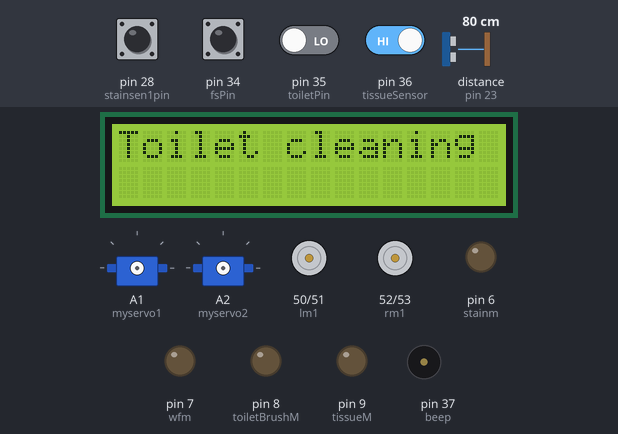
The sketch below on a simulated Arduino Mega 2560, built with avr-gcc and run on an emulated ATmega2560. Shown: 16×2 character LCD, 2 × servo, motor-driver pin pairs drawn as motors (green arrow = first pin HIGH = forward, orange = second pin HIGH = backward, longer = more drive), output pins drawn as LEDs (lit = HIGH), buzzer (waves = sounding, pin HIGH). Wiring (inferred from the names in the program): ultrasonic range finder: trigger pin 22; echo pin 23. The test bench sets the inputs (shaded band); at power-on: pin 28 (stainsen1pin), pin 34 (fsPin), pin 36 (tissueSensor) HIGH, pin 35 (toiletPin) LOW, distance to the obstacle (sensor on pin 23) 80 cm. The echo pulse lasts 58.3 µs per cm; pins used as bus, display or sensor lines are not drawn; what the sketch prints to the serial monitor is not drawn.

Above: at 0.1 s.
3.8 s: pin 34 (fsPin) pulled LOW for 0.15 s
At 4.7 s:
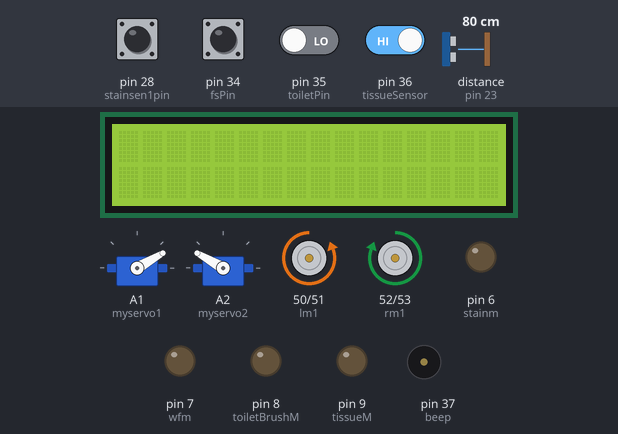
At 7.8 s:
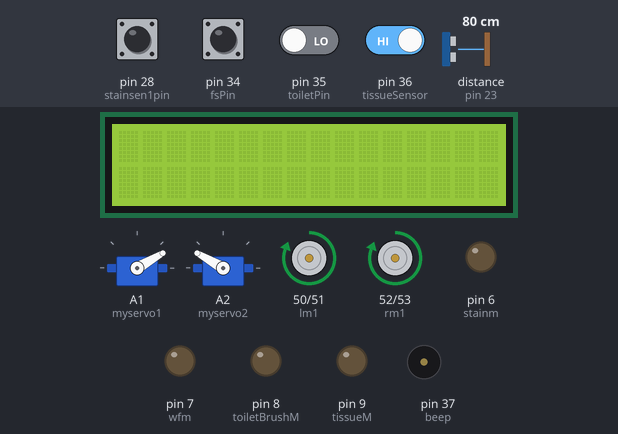
9.9 s: pin 35 (toiletPin) driven HIGH
At 11.4 s:
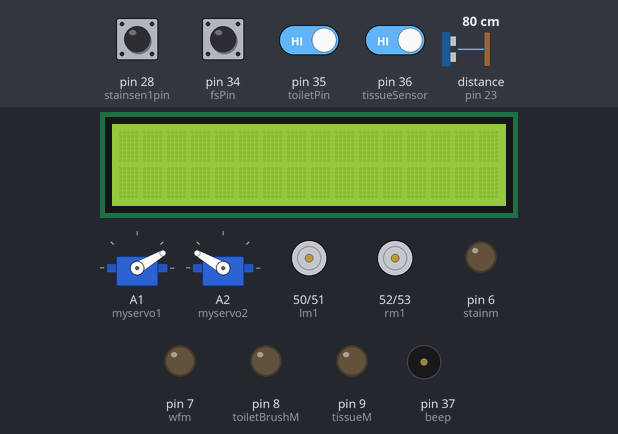
Timing chart, 0 to 33.1 s (numbered marks = the images above; inputs shaded):
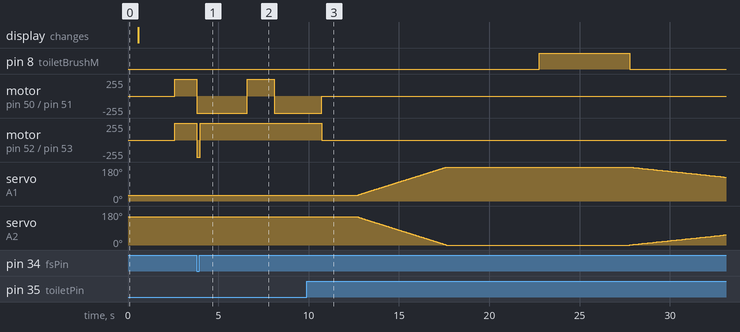

Measured:
- after the input at 3.8 s, motor on pin 50 (lm1) / pin 51 (lm2): forward 255/255 → backward 255/255 at once, → forward 255/255 2.8 s later, → backward 255/255 1.5 s later; motor on pin 52 (rm1) / pin 53 (rm2): forward 255/255 → backward 255/255 at once, → forward 255/255 0.20 s later
- after the input at 9.9 s, pin 8 (toiletBrushM): LOW → HIGH after 12.9 s, → LOW 5.0 s later; motor on pin 50 (lm1) / pin 51 (lm2): backward 255/255 → stopped after 0.81 s; motor on pin 52 (rm1) / pin 53 (rm2): forward 255/255 → stopped after 0.81 s; servo on A1 (myservo1): rises from 30° to 180° in 4.9 s, then falls to 126° in 15.5 s

The sketch:

roboticarm_diffTissue_Toilet.ino
```cpp
#include <Servo.h>
#include <LiquidCrystal.h>
LiquidCrystal lcd(12,11,5,4,3,2);


Servo myservo0;  //tissue servo // create servo object to control a servo
Servo myservo1;  //robotic arm servo // create servo object to control a servo
Servo myservo2;  //robotic arm servo // create servo object to control a servo

                                              /*              WITHOUT ROBOTIC ARM           */
char R, L;


int i,j;
int flag;
int flagPos = 0;

int pos0;                    //tissue servo
int pos1;                    //robotic arm servo
int pos2;                    //robotic arm servo

int lm1=50;                                   //motors_motion
int lm2=51;
int rm1=52;
int rm2=53;

int stainm=6;                                //scrubber_stain
int wfm = 7;                                //waterfloor_stain pump
int toiletBrushM = 8;
int tissueM =9;                               //vaccumfan_tissue
int wtm = 11;                                //watertoilet_stain pump


/*
int lsVal, csVal, rsVal;                     //irsensor_stain
int lsPin = 9;
int csPin = 10;
int rsPin = 11;*/

int triggerpinR = 22;                        //TOultrasonic-R_motion
int echopinR = 23;                           //FROMultrasonic_motion


int triggerpinL = 24; //0;                   //TOultrasonic-L_motion
int echopinL = 25; //1;                     //FROMultrasonic_motion

int triggerpinUp = 26;
int echopinUp = 27;

int stainsen1pin = 28;                             //stain sensor
int stainsen2pin = 29;
int stainsen3pin = 30;
int stainsen4pin = 31;
int stainsen5pin = 32;
//int stainsen6pin = 33;
int stainsen1Val,stainsen2Val,stainsen3Val,stainsen4Val,stainsen5Val;

int fsPin = 34;                              //frontsensor_obstacle
int toiletPin = 35;                          //toilet ir sensor

int tissueSensor = 36;                      //tissue sensor pin1
//int tissueSensor2 = 37;                       //tissue sensor pin2
int beep = 37;


int rtdelay = 2600;
int ltdelay = 2600;
int stainfdelay = 500;
int uturnfdelay = 1500;
int smalltdelay = 1;
int tissuefdelay = 500;
int wfmdelay = 100;            //water to floor pump
int stainmdelay = 5000;                                                                  //@@@@@@@@@@@@@@@@@@@@@@@@@@@@@@@@@
int wtmdelay = 100;            //water to toilet pump
int toiletBrushMdelay = 5000;                                                            //@@@@@@@@@@@@@@@@@@@@@@@@@@@@@@@@@@
int tissueMdelay = 20000;


int triggerpin,echopin;
unsigned long dR, d90,dL , fixdistR,fixdistL, dFloor, fixdFloor;
unsigned long duration, distance;
int ksquare = 100;

                                       //*d0=r, d180=l*

int check = 0;

                                      //motors_MOTION
void forward(){
  //Serial.println("forward() called");
  digitalWrite(lm1,1);
  digitalWrite(lm2,0);
  digitalWrite(rm1,1);
  digitalWrite(rm2,0);
}

void left(){
  digitalWrite(lm1,0);
  digitalWrite(lm2,1);
  digitalWrite(rm1,1);
  digitalWrite(rm2,0);
}

void right(){
  digitalWrite(lm1,1);
  digitalWrite(lm2,0);
  digitalWrite(rm1,0);
  digitalWrite(rm2,1);
}

void backward(){
  digitalWrite(lm1,0);
  digitalWrite(lm2,1);
  digitalWrite(rm1,0);
  digitalWrite(rm2,1);
}

void  Stop(){
  digitalWrite(lm1,0);
  digitalWrite(lm2,0);
  digitalWrite(rm1,0);
  digitalWrite(rm2,0);
}
void smallleft()
{
  digitalWrite(lm1,0);
  digitalWrite(lm2,0);
  digitalWrite(rm1,1);
  digitalWrite(rm2,0);
}
void smallright()
{
  digitalWrite(lm1,1);
  digitalWrite(lm2,0);
  digitalWrite(rm1,0);
  digitalWrite(rm2,0);
}
                                            //

int ultraDistSide(char side)
{
         if(side == R)
         {
          triggerpin = triggerpinR;
          echopin = echopinR;
         }
         else if(side == L)
         {
          triggerpin = triggerpinL;
          echopin = echopinL;
         }

  digitalWrite(triggerpin, LOW);
  delayMicroseconds(2);
  digitalWrite(triggerpin, HIGH);
  delayMicroseconds(10);
  digitalWrite(triggerpin, LOW);


  digitalRead(echopin);

    duration = pulseIn(echopin, HIGH);

    distance = duration*(0.034)/2;
 // Serial.print("distance:");
  //Serial.println(distance);
    return(distance);
}
                                          //

void checkDist()
{
   dR = ultraDistSide(R);
   dL = ultraDistSide(L);
   /*
  Serial.print("checked distance:(");
  Serial.print(dR);
  Serial.print(" , ");
  Serial.print(dL);
  Serial.println(" ) ");
  */                                                              //^^^^^^^^^^^^^^^^^^^^^^^^^^^^^^^^^^^^^^^
}

/*void decideDirection()
{
         if(dR <= dL )
         {
          backward();
          delay(300);
          right();
          delay(tdelay);
         }
          else
          {
          backward();
          delay(300);
          left();
          delay(tdelay);
           }
}*/
                                          //

int stain()
{
  stainsen1Val = digitalRead(stainsen1pin);
  stainsen2Val = digitalRead(stainsen1pin);
  stainsen3Val = digitalRead(stainsen1pin);
  stainsen4Val = digitalRead(stainsen1pin);
  stainsen5Val = digitalRead(stainsen1pin);

if(stainsen1Val + stainsen2Val + stainsen3Val + stainsen4Val + stainsen5Val == 5)
  {
    return(0);
  }
  else
  {
   return(1);
  }
}
                                          //

void stainCleaning()
{
 forward();
 delay(stainfdelay);                                          //change this
 Stop();
 Serial.println("stainCleaning() ");
 digitalWrite(wfm,HIGH);
 delay(wfmdelay);
 digitalWrite(wfm,LOW);
 digitalWrite(stainm,HIGH);
 delay(stainmdelay);
 digitalWrite(stainm,LOW);

}

void smallLR()
{
     checkDist();

     if((dR - fixdistR)^2 <= ksquare)
     {
          if(dR > fixdistR )
          {
           smallright();
           Serial.println("small right");
          }

          else if(dR < fixdistR)
          {
         // left();
          smallleft();
          Serial.println("small left");
          }
      }

       else if((dL - fixdistL)^2 <= ksquare)
       {
           if(dL < fixdistL )
           {
           smallright();
           Serial.println("small right");
           }

           else if(dL > fixdistL)
           {
        // left();
           smallleft();
           Serial.println("small left");
           }
       }

       else
       {
           forward();
       }

}
                                            //

void uturnLR()
{
       backward();
      delay(200);
     if(flag == 0)
       {
        Serial.print(" U-turn left");
        left();
        delay(ltdelay);
        forward();
        delay(uturnfdelay);
        left();
        delay(ltdelay);
        flag = 1;
       }

      else if(flag == 1)
      {
       Serial.print(" U-turn right");
       right();
       delay(rtdelay);
       forward();
       delay(uturnfdelay);
       right();
       delay(rtdelay);
       flag = 0;
      }

}
                                           //

int obstacle()
{
      if(digitalRead(fsPin) == 0)
      {
       return 1;
      }
      else
      {
      return 0;
      }
}
                                              //


void toiletCleaning()                     //remaining with robotic arm
{                                                              //^^^^^^^^^^^^^^^^^^^^^^^^^^^^^^^^^^^^^^^
  /*Serial.println("toiletCleaning() called");
  lcd.println("toiletCleaning() called");
  delay(500);
  lcd.clear();*/
  Stop();

    pos1 = 30;
    pos2 = 150;
    myservo1.write(pos1);
    myservo2.write(pos2);
    delay(2000);

    for(i = 0; i<150; i++)
    {
      pos1++;                                       //to 180
      pos2--;                                       // to 0
      myservo1.write(pos1);
      myservo2.write(pos2);
      Serial.println("Taking robotic arm near commod");
      delay(25);
    }

    delay(5000);

    digitalWrite(wtm,HIGH);        //water toilet pump
    delay(wtmdelay);
    digitalWrite(wtm,LOW);

    digitalWrite(toiletBrushM, HIGH);
    delay(toiletBrushMdelay);
    digitalWrite(toiletBrushM, LOW);

    for(j = 0; j<150; j++)
    {
      pos1--;                               //180 to 90
      pos2++;                                //0 to 90
      myservo1.write(pos1);
      myservo2.write(pos2);
      Serial.println("Taking robotic arm away from commod");
      delay(100);
    }
    delay(1000);
    backward();
    delay(500);
    uturnLR();
    digitalWrite(beep,HIGH);
    delay(1000);
    digitalWrite(beep,LOW);

    delay(1000);


}

void tissueCleaning()
{                                                              //^^^^^^^^^^^^^^^^^^^^^^^^^^^^^^^^^^^^^^^
  Serial.println("tissueCleaning() called");
  /*lcd.println("tissueCleaning() called");
  delay(500);
  lcd.clear();*/
  Stop();
  delay(1000);
  forward();
  delay(tissuefdelay);
  Stop();


  digitalWrite(tissueM, HIGH);
  delay(tissueMdelay);
  left();
  delay(500);
  right();
  delay(500);
  Stop();
  delay(100);
  digitalWrite(tissueM, LOW);
}

int ultraDistUp()
{                                                              //^^^^^^^^^^^^^^^^^^^^^^^^^^^^^^^^^^^^^^^
  /*Serial.println("ultraDistUp() called");
  lcd.println("ultraDistUp() called");
  delay(500);
  lcd.clear();*/
  digitalWrite(triggerpinUp, LOW);
  delayMicroseconds(2);
  digitalWrite(triggerpinUp, HIGH);
  delayMicroseconds(10);
  digitalWrite(triggerpinUp, LOW);


  digitalRead(echopinUp);

  duration = pulseIn(echopinUp, HIGH);

  distance = duration*(0.034)/2;
  Serial.print("distance:");
  Serial.println(distance);
  return(distance);
}

void nextPos()
{
  if(flagPos == 0)
  {
    pos0++;
    if(pos0 == 110)
    {
      flagPos = 1;
    }
  }
  else if(flagPos == 1)
  {
    pos0--;
    if(pos0 == 70)
    {
      flagPos = 0;
    }
  }
}

int TissueDecide()
{                                                                 //^^^^^^^^^^^^^^^^^^^^^^^^^^^^^^^^^^^^^^^
    /*Serial.println("TissueDecide() called");
    lcd.println("TissueDecide() called");
    delay(500);
    lcd.clear();*/

    if( digitalRead(tissueSensor) == 0)        //tissue detected
    {
      return(1);
    }
    else                           //no tissue
    {
      return(0);
    }
}

int toiletSeat()
{
 if(digitalRead(toiletPin) == 1)
 {
    return(1);
 }
 else
 {

   return(0);
 }
}
void setup()  //*****************************************************************************************************************
{
  Serial.begin(9600);
  lcd.begin(16,2);
  lcd.print("Toilet cleaning boat");
  delay(500);
  lcd.clear();

/*
  myservo0.attach(A0);               //tissue arm servo
  pinMode(A0, OUTPUT);
  pos0 = 70;
  myservo0.write(pos0);
  delay(500);
*/


  myservo1.attach(A1);              //robotic arm servo
  myservo2.attach(A2);
  pinMode(A1, OUTPUT);
  pinMode(A2, OUTPUT);
  pos1 = 30;
  pos2 = 150;
  myservo1.write(pos1);
  myservo2.write(pos2);
  Serial.println("Taking robotic arm to 90");
  delay(2000);


  pinMode(triggerpinR, OUTPUT);     //TOultrasonic_motion
  pinMode(echopinR, INPUT);         //FROMultrasonic_motion

  pinMode(triggerpinL, OUTPUT);     //TOultrasonic_motion
  pinMode(echopinL, INPUT);         //FROMultrasonic_motion

  pinMode(triggerpinUp, OUTPUT);     //TOultrasonic_toilet
  pinMode(echopinUp, INPUT);         //FROMultrasonic_toilet


  pinMode(toiletPin, INPUT);         //toilet seat
  digitalWrite(toiletPin,LOW);        //initialize with zero

  pinMode(tissueSensor, INPUT);         //tissue ir sensor
  digitalWrite(tissueSensor,HIGH);
  //pinMode(tissueSensor2, INPUT);         //tissue ir sensor

  pinMode(lm1,OUTPUT);            //motors_motion
  pinMode(lm2,OUTPUT);
  pinMode(rm1,OUTPUT);
  pinMode(rm2,OUTPUT);

  pinMode(tissueM, OUTPUT);
  pinMode(toiletBrushM, OUTPUT);

  pinMode(stainm,OUTPUT);         //scrubber_stain
  pinMode(wfm,OUTPUT);            //waterfloor_stain

  pinMode(stainsen1pin,INPUT);           //irsensor_stain
  pinMode(stainsen2pin,INPUT);
  pinMode(stainsen3pin,INPUT);
  pinMode(stainsen4pin,INPUT);
  pinMode(stainsen5pin,INPUT);
  //pinMode(stainsen6pin,INPUT);

  digitalWrite(stainsen1pin,HIGH);
  digitalWrite(stainsen2pin,HIGH);
  digitalWrite(stainsen3pin,HIGH);
  digitalWrite(stainsen4pin,HIGH);
  digitalWrite(stainsen5pin,HIGH);

  pinMode(fsPin,INPUT);            //frontsensor_obstacle
  pinMode(beep,OUTPUT);            //beep
  digitalWrite(beep,LOW);        //beep


  digitalWrite(stainm,LOW);        //scrubber_stain
  digitalWrite(fsPin,HIGH);        //frontsensor_obstacle
  digitalWrite(wfm,LOW);        //water floor pump
  digitalWrite(wtm,LOW);        //water toilet pump

}//**********************************************************************************************************************************

void loop()//************************************************************************************************************************
{
  //i = 0;
  //j = 0;
  while(0)
  {
    pos1 = 30;
    pos2 = 150;
    myservo1.write(pos1);
    myservo2.write(pos2);
    delay(2000);

    for(i = 0; i<150; i++)
    {
      pos1++;                                       //to 180
      pos2--;                                       // to 0
      myservo1.write(pos1);
      myservo2.write(pos2);
      Serial.println("Taking robotic arm near commod");
      delay(25);
    }

    delay(5000);

    //digitalWrite(wtm,HIGH);        //water toilet pump
    //delay(wtmdelay);
    //digitalWrite(wtm,LOW);

    //digitalWrite(toiletBrushM, HIGH);
    //delay(toiletBrushMdelay);
    //digitalWrite(toiletBrushM, LOW);

    for(j = 0; j<150; j++)
    {
      pos1--;                               //180 to 90
      pos2++;                                //0 to 90
      myservo1.write(pos1);
      myservo2.write(pos2);
      Serial.println("Taking robotic arm away from commod");
      delay(100);
    }
    delay(1000);
  }
   while(0)
   {


    //pos1 = 180;
    //pos2 = 0;


    pos1 = 90;
    pos2 = 90;
    //*
    for(i = 0; i<90; i++)
    {
      pos1++;
      pos2--;
    myservo1.write(pos1);
    myservo2.write(pos2);
    Serial.println("Taking robotic arm near commod");
    delay(25);
    }
    //*/
    ///*
   // pos1 = 90;

    delay(1000);
    for(j = 0; j<90; j++)
    {
      pos1--;
      pos2++;
    myservo1.write(pos1);
    myservo2.write(pos2);
    Serial.println("Taking robotic arm near commod");
    delay(100);
    }
    delay(1000);
    //*/

   }


   if(check == 0)
   {
    checkDist();

       while((dR == 0) || (dL == 0))
        {
          forward();
          checkDist();
        }

       if(dR>dL)                    //left
        {

          flag = 1;
        }
       else if(dR<dL)             //right
        {
          flag = 0;
        }
        else
        {
          forward();
          checkDist();
        }
    //Serial.print("flag:");                                                              //^^^^^^^^^^^^^^^^^^^^^^^^^^^^^^^^^^^^^^^
    //Serial.println(flag);                                                              //^^^^^^^^^^^^^^^^^^^^^^^^^^^^^^^^^^^^^^^
    check = 1;
   }


        checkDist();
        fixdistR = dR;
        fixdistL = dL;

        Serial.print("fixdistR:");
        Serial.println(fixdistR);


        Serial.print("fixdistL:");
        Serial.println(fixdistL);

         while(obstacle() == 0)                   //No obstacle
         {    //Serial.println("no obstacle");

              if(toiletSeat()== 1)      //toilet seat detected
              {
                 Stop();
                 /*                                                               //^^^^^^^^^^^^^^^^^^^^^^^^^^^^^^^^^^^^^^^
                 delay(2000);
                 Serial.println("N-Obs,Y-toi");
                 lcd.println("N-Obs,Y-toi");
                 delay(500);
                 lcd.clear();
                 */
                 toiletCleaning();
              }
              else                      //no toilet detected
              {


                if(TissueDecide() == 1)   //yes tissue
                {
                    Stop();
                    /*delay(2000);                                                              //^^^^^^^^^^^^^^^^^^^^^^^^^^^^^^^^^^^^^^^
                    Serial.println("N-Obs,N-toi,Y-tis");
                    lcd.println("N-Obs,N-toi,Y-tis");
                    delay(500);
                    lcd.clear();*/
                    tissueCleaning();
                }
                else if(TissueDecide() == 0)       //no tissue
                {

                  if(stain() == 1)
                  {
                    Stop();
                    /*delay(2000);                                                              //^^^^^^^^^^^^^^^^^^^^^^^^^^^^^^^^^^^^^^^
                    Serial.println("N-Obs,N-toi,N-tis,Y-sta");
                    lcd.println("N-Obs,N-toi,N-tis,Y-sta");
                    delay(500);
                    lcd.clear();*/
                    stainCleaning();
                  }
                  else
                  {
                    /*Serial.println("N-Obs,N-toi,N-tis,N-sta");
                    lcd.println("N-Obs,N-toi,N-tis,N-sta");
                    delay(500);
                    lcd.clear();*/
                    forward();
                    //smallLR();
                  }
                }

              }

         }

       //Serial.println("Yes obstacle");

       if(toiletSeat() == 1)
       {
           /*Stop();                                                              //^^^^^^^^^^^^^^^^^^^^^^^^^^^^^^^^^^^^^^^
           delay(2000);
           Serial.println("Y-Obs,Y-toi");
           lcd.println("Y-Obs,Y-toi");
           delay(500);
           lcd.clear();*/
           toiletCleaning();
       }
       else
       {
          /*Stop();
          delay(2000);
          Serial.println("Y-Obs,N-toi");
          lcd.println("Y-Obs,N-toi");
          delay(500);
          lcd.clear();*/
          uturnLR();
       }


}   //*********************************************************************************************************************************
```
